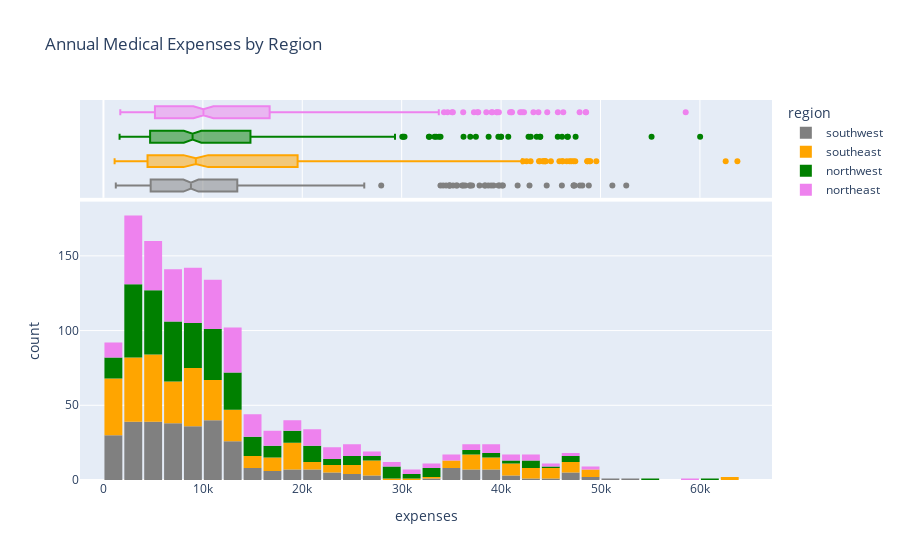

This figure's notebook cell:
### Markdown cell above
# Distribution of Expenses by Region:
The distribution of medical expenses can be visualized by grouping customers by region (southwest, southeast, northwest, and northeast) to compare regional differences in spending patterns.

### Code cell
fig = px.histogram(df,
                    x="expenses",
                    marginal="box",
                    color="region",
                    color_discrete_sequence=["grey", "orange", "green","violet"],
                    title="Annual Medical Expenses by Region")

fig.update_layout(bargap=0.1)
fig.show()

### Figure 1 — Plotly figure (JSON) as saved in the notebook; plotly's stock layout.template omitted (floating-point values rounded to 4 significant figures; data arrays with more than 128 entries replaced by an {"elided": "..."} marker saying what was removed)
{"data": [{"bingroup": "x", "hovertemplate": "region=southwest<br>expenses=%{x}<br>count=%{y}<extra></extra>", "legendgroup": "southwest", "marker": {"color": "grey", "pattern": {"shape": ""}}, "name": "southwest", "orientation": "v", "showlegend": true, "type": "histogram", "x": {"elided": "325 float values"}, "xaxis": "x", "yaxis": "y"}, {"hovertemplate": "region=southwest<br>expenses=%{x}<extra></extra>", "legendgroup": "southwest", "marker": {"color": "grey"}, "name": "southwest", "notched": true, "showlegend": false, "type": "box", "x": {"elided": "325 float values"}, "xaxis": "x2", "yaxis": "y2"}, {"bingroup": "x", "hovertemplate": "region=southeast<br>expenses=%{x}<br>count=%{y}<extra></extra>", "legendgroup": "southeast", "marker": {"color": "orange", "pattern": {"shape": ""}}, "name": "southeast", "orientation": "v", "showlegend": true, "type": "histogram", "x": {"elided": "364 float values"}, "xaxis": "x", "yaxis": "y"}, {"hovertemplate": "region=southeast<br>expenses=%{x}<extra></extra>", "legendgroup": "southeast", "marker": {"color": "orange"}, "name": "southeast", "notched": true, "showlegend": false, "type": "box", "x": {"elided": "364 float values"}, "xaxis": "x2", "yaxis": "y2"}, {"bingroup": "x", "hovertemplate": "region=northwest<br>expenses=%{x}<br>count=%{y}<extra></extra>", "legendgroup": "northwest", "marker": {"color": "green", "pattern": {"shape": ""}}, "name": "northwest", "orientation": "v", "showlegend": true, "type": "histogram", "x": {"elided": "325 float values"}, "xaxis": "x", "yaxis": "y"}, {"hovertemplate": "region=northwest<br>expenses=%{x}<extra></extra>", "legendgroup": "northwest", "marker": {"color": "green"}, "name": "northwest", "notched": true, "showlegend": false, "type": "box", "x": {"elided": "325 float values"}, "xaxis": "x2", "yaxis": "y2"}, {"bingroup": "x", "hovertemplate": "region=northeast<br>expenses=%{x}<br>count=%{y}<extra></extra>", "legendgroup": "northeast", "marker": {"color": "violet", "pattern": {"shape": ""}}, "name": "northeast", "orientation": "v", "showlegend": true, "type": "histogram", "x": {"elided": "324 float values"}, "xaxis": "x", "yaxis": "y"}, {"hovertemplate": "region=northeast<br>expenses=%{x}<extra></extra>", "legendgroup": "northeast", "marker": {"color": "violet"}, "name": "northeast", "notched": true, "showlegend": false, "type": "box", "x": {"elided": "324 float values"}, "xaxis": "x2", "yaxis": "y2"}], "layout": {"bargap": 0.1, "barmode": "relative", "legend": {"title": {"text": "region"}, "tracegroupgap": 0}, "title": {"text": "Annual Medical Expenses by Region"}, "xaxis": {"anchor": "y", "domain": [0, 1], "title": {"text": "expenses"}}, "xaxis2": {"anchor": "y2", "domain": [0, 1], "matches": "x", "showgrid": true, "showticklabels": false}, "yaxis": {"anchor": "x", "domain": [0, 0.7326], "title": {"text": "count"}}, "yaxis2": {"anchor": "x2", "domain": [0.7426, 1], "matches": "y2", "showgrid": false, "showline": false, "showticklabels": false, "ticks": ""}}}
